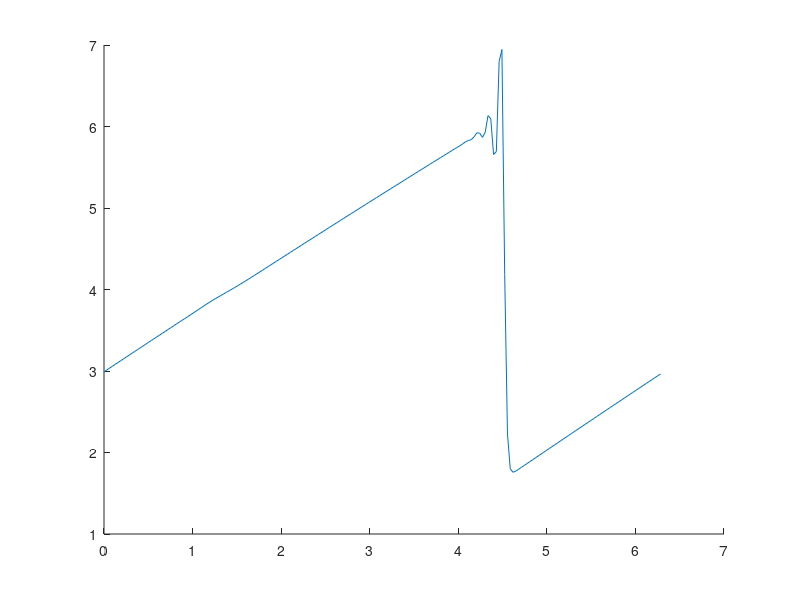

Source code (MATLAB):
%clear all
%close all
hold on

nx = 201;
nt = 200;
l = 2*pi;
dx = l/(nx - 1);
x = 0:dx:l;
c = 1.0;
dt = 0.0016;
u_init = zeros(1,nx);
u = zeros(1,nx);
u_new = zeros(1,nx);

vis = 0.1;

ip = zeros(nx);
im = zeros(nx);

for i = 1:nx
	ip(i) = i + 1;
	im(i) = i - 1;
	phi(i) = exp(-0.25*(x(i)*x(i))/vis) + exp(-0.25*((2*pi - x(i))^2)/vis);
	dphi(i) = (-0.5*x(i)/vis)*exp(-0.25*(x(i)*x(i))/vis) + (0.5*((2*pi) - x(i))/vis)*exp(-0.25*((2*pi - x(i))^2)/vis);
end
ip(nx) = 1;
im(1) = nx;

for i = 1:nx
	u(i) = (-2.0*vis*(dphi(i)/phi(i))) + 4;
end


u_init = u;
for t = 1:nt
    
    for i = 1:nx
        
        % Lax-Wendroff two step
        u1 = 0.5*(u(i) + u(ip(i))) - 0.25*(dt/dx)*(u(ip(i))^2 - u(i)^2);
        u2 = 0.5*(u(im(i)) + u(i)) - 0.25*(dt/dx)*(u(i)^2 - u(im(i))^2);                              
        u_new(i) = u(i) - 0.5*(dt/dx)*(u1^2 - u2^2); 
        
        % Lax-Wendroff
        %u1 = (u(i) + (u(i) + u(ip(i)))*0.5)*0.5;
        %u2 = (u(i) + (u(im(i)) + u(i))*0.5)*0.5;
        %u_new(i) = u(i) - 0.25*(dt/dx)*(u(ip(i))^2 - u(im(i))^2) + 0.5*(dt^2/dx^2)*(u1*(u(ip(i))^2 - u(i)^2) - u2*(u(i)^2 - u(im(i))^2));
        
        % Lax–Friedrichs
        %u_new(i) = 0.5*(u(ip(i)) + u(im(i))) - 0.25*(dt/dx)*(u(ip(i))^2 - u(im(i))^2);
        
        % Mac Cormak
        us = u(i) - (dt/dx)*0.5*(u(ip(i))^2 - u(i)^2);
        u(i) = 0.5*(u(i) + us) - 0.5*(dt/dx)*0.5*(u(i)^2 - u(im(i))^2);
      
    end
	
    %u_new(1) = u(nx);
    %u_new(nx) = u(1);

    u = u_new;
	%plot(x, u);drawnow;
    
end
plot(x,u)
%for i = 1:nx
%    if (x(i) >= 0) && (x(i) <= 2+nt*dt)
%        u_final(i) = 1.0;
%    else
%        u_final(i) = 0;
%    end
%end

%plot(x, u_final)